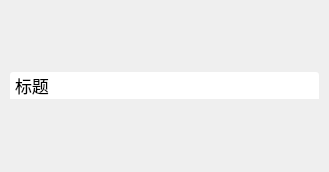
<?xml version="1.0" encoding="UTF-8"?>
<ui version="4.0">
 <class>MagicWindow</class>
 <widget class="QWidget" name="MagicWindow">
  <property name="geometry">
   <rect>
    <x>0</x>
    <y>0</y>
    <width>329</width>
    <height>172</height>
   </rect>
  </property>
  <property name="windowTitle">
   <string>Form</string>
  </property>
  <property name="styleSheet">
   <string notr="true">#titleBarWidget {
	background: white;
	border-top-left-radius: 3px;
     border-top-right-radius: 3px;
	min-height: 27px;
	max-height: 27px;
}

#minButton, #maxButton, #restoreButton, #closeButton {
	min-width: 30px;
	max-width: 30px;
	min-height: 27px;
	max-height: 27px;
	border-width: 0;
}

#closeButton {
	border-top-right-radius: 3px;
}

#minButton {
	border-image: url(:/img/toolbar-min.png) 0 0 0 0 repeat stretch;
}
#minButton:hover {
	border-image: url(:/img/toolbar-min-hover.png) 0 0 0 0 repeat stretch;
}
#minButton:pressed {
	border-image: url(:/img/toolbar-min-pressed.png) 0 0 0 0 repeat stretch;
}

#maxButton {
	border-image: url(:/img/toolbar-max.png) 0 0 0 0 repeat stretch;
}
#maxButton:hover {
	border-image: url(:/img/toolbar-max-hover.png) 0 0 0 0 repeat stretch;
}
#maxButton:pressed {
	border-image: url(:/img/toolbar-max-pressed.png) 0 0 0 0 repeat stretch;
}

#closeButton {
	border-image: url(:/img/toolbar-close.png) 0 0 0 0 repeat stretch;
}
#closeButton:hover {
	border-image: url(:/img/toolbar-close-hover.png) 0 0 0 0 repeat stretch;
}
#closeButton:pressed {
	border-image: url(:/img/toolbar-close-pressed.png) 0 0 0 0 repeat stretch;
}

#restoreButton {
	border-image: url(:/img/toolbar-restore.png) 0 0 0 0 repeat stretch;
}
#restoreButton:hover {
	border-image: url(:/img/toolbar-restore-hover.png) 0 0 0 0 repeat stretch;
}
#restoreButton:pressed {
	border-image: url(:/img/toolbar-restore-pressed.png) 0 0 0 0 repeat stretch;
}</string>
  </property>
  <layout class="QVBoxLayout" name="verticalLayout">
   <property name="leftMargin">
    <number>10</number>
   </property>
   <property name="topMargin">
    <number>10</number>
   </property>
   <property name="rightMargin">
    <number>10</number>
   </property>
   <property name="bottomMargin">
    <number>10</number>
   </property>
   <item>
    <widget class="QWidget" name="titleBarWidget" native="true">
     <layout class="QHBoxLayout" name="horizontalLayout">
      <property name="spacing">
       <number>0</number>
      </property>
      <property name="leftMargin">
       <number>5</number>
      </property>
      <property name="topMargin">
       <number>0</number>
      </property>
      <property name="rightMargin">
       <number>0</number>
      </property>
      <property name="bottomMargin">
       <number>0</number>
      </property>
      <item>
       <widget class="QLabel" name="titleLabel">
        <property name="font">
         <font>
          <pointsize>13</pointsize>
         </font>
        </property>
        <property name="text">
         <string>标题</string>
        </property>
       </widget>
      </item>
      <item>
       <spacer name="horizontalSpacer">
        <property name="orientation">
         <enum>Qt::Horizontal</enum>
        </property>
        <property name="sizeHint" stdset="0">
         <size>
          <width>382</width>
          <height>20</height>
         </size>
        </property>
       </spacer>
      </item>
      <item>
       <widget class="QPushButton" name="minButton">
        <property name="focusPolicy">
         <enum>Qt::NoFocus</enum>
        </property>
        <property name="text">
         <string/>
        </property>
        <property name="flat">
         <bool>true</bool>
        </property>
       </widget>
      </item>
      <item>
       <widget class="QPushButton" name="maxButton">
        <property name="focusPolicy">
         <enum>Qt::NoFocus</enum>
        </property>
        <property name="text">
         <string/>
        </property>
        <property name="flat">
         <bool>true</bool>
        </property>
       </widget>
      </item>
      <item>
       <widget class="QPushButton" name="restoreButton">
        <property name="focusPolicy">
         <enum>Qt::NoFocus</enum>
        </property>
        <property name="text">
         <string/>
        </property>
        <property name="flat">
         <bool>true</bool>
        </property>
       </widget>
      </item>
      <item>
       <widget class="QPushButton" name="closeButton">
        <property name="focusPolicy">
         <enum>Qt::NoFocus</enum>
        </property>
        <property name="text">
         <string/>
        </property>
        <property name="flat">
         <bool>true</bool>
        </property>
       </widget>
      </item>
     </layout>
    </widget>
   </item>
  </layout>
 </widget>
 <resources/>
 <connections/>
</ui>
